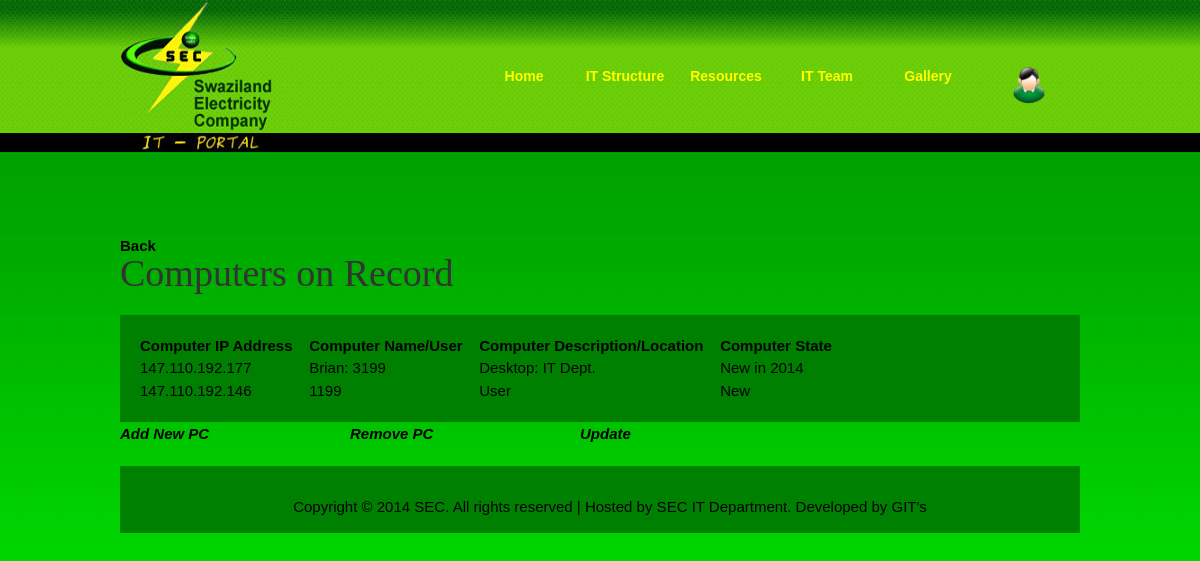
/php/all_hq.php (signed in), run on the app's committed database.
### tables this page shows
CREATE TABLE `computers` (
  `pc_id` int(11) NOT NULL AUTO_INCREMENT,
  `pc_user` varchar(255) NOT NULL,
  `pc_ip` varchar(255) NOT NULL,
  `pc_subnet` varchar(20) NOT NULL,
  `pc_desc` text,
  `pc_state` text,
  PRIMARY KEY (`pc_id`)
);

### php/all_hq.php (the view, shortened to what this page needs)
<?php
include '../includes/header.php';
require '../includes/connect.php';
?>
    <div id="part_2">
    <a href="all_subnets_net.php">Back</a>
      <h2>Computers on Record</h2>
       <div class="col_w1024">
           <div class="fp_service_box fp_c1">
     		<table cellspacing="20">
 		<?php
		  $result = mysql_query("SELECT pc_user, pc_ip, pc_desc, pc_state FROM computers WHERE pc_subnet = '147.110.192.0'");
		  echo "<table>";
		  echo "<tr>";
		  echo "<td><strong>Computer IP Address &nbsp&nbsp&nbsp</strong></td>";
		  echo "<td><strong>Computer Name/User &nbsp&nbsp&nbsp</strong></td>";
		  echo "<td><strong>Computer Description/Location &nbsp&nbsp&nbsp</strong></td>";
		  echo "<td><strong>Computer State &nbsp&nbsp&nbsp</strong></td>";
		  echo "</tr>";
                  while ($row = mysql_fetch_assoc($result)) {
                  extract($row);
			echo "<tr>";
			echo "<td>".$row['pc_ip']."</a></td>";
			echo "<td>".$row['pc_user']."</td>";
			echo "<td>".$row['pc_desc']."</td>";
			echo "<td>".$row['pc_state']."</td>";
			echo "</tr>";
		  }
		  echo "</table>";
                ?>
	    	</table>
	  </div>
	<article class="cols">
	<p><a href="../php/add_pc.php"><i>Add New PC</i></a></p>
	</article>
	<article class="cols">
	<p><a href="../php/remove_pc.php"><i>Remove PC</i></a></p>
	</article>
	<article class="cols">
	<p><a href='../php/update_net6.php'><i>Update</i></a></p>
	</article>
	</div>
    </div>
<?php include '../includes/footer.php' ?>

### css/templatemo_style.css (style rules this page uses)
body { margin: 0; padding: 0; color: #000000; font-family: Tahoma, Geneva, sans-serif; font-size: 15px; line-height: 1.5em; background-color: #01df00; background-repeat: repeat-x; background-position: top; background-image: url(../images/Backbg4.jpg) }
a, a:link, a:visited { color: #000; font-weight: bold; text-decoration: none }
p { margin: 0 0 10px 0; padding: 0; }
h1, h2, h3, h4, h5, h6 { color: #333; font-weight: normal; font-family: Georgia, "Times New Roman", Times, serif; }
h2 { font-size: 38px; margin: 0 0 25px; padding: 5px 0; }
#part_2 { clear: both; width: 960px; padding: 60px 0 20px; }
.fp_service_box { padding: 20px; margin-bottom: 1px }
.fp_service_box table { padding: 0px }
.fp_c1 { background: green }

### css/layout.css (style rules this page uses)
.col1, .col2, .col3, .cols { float:left }
.cols { width:230px }

### css/style.css (style rules this page uses)
article, aside, audio, canvas, command, datalist, details, embed, figcaption, figure, footer, header, hgroup, keygen, meter, nav, output, progress, section, source, video { display:block }
body, html { height:100% }
a { color:#558f0b; text-decoration:underline; outline:none }
p { padding-bottom:20px }

### data on the page
computers: pc_ip "147.110.192.177", pc_user "Brian: 3199", pc_desc "Desktop: IT Dept.", pc_state "New in 2014"
computers: pc_ip "147.110.192.146", pc_user "1199", pc_desc "User", pc_state "New"
